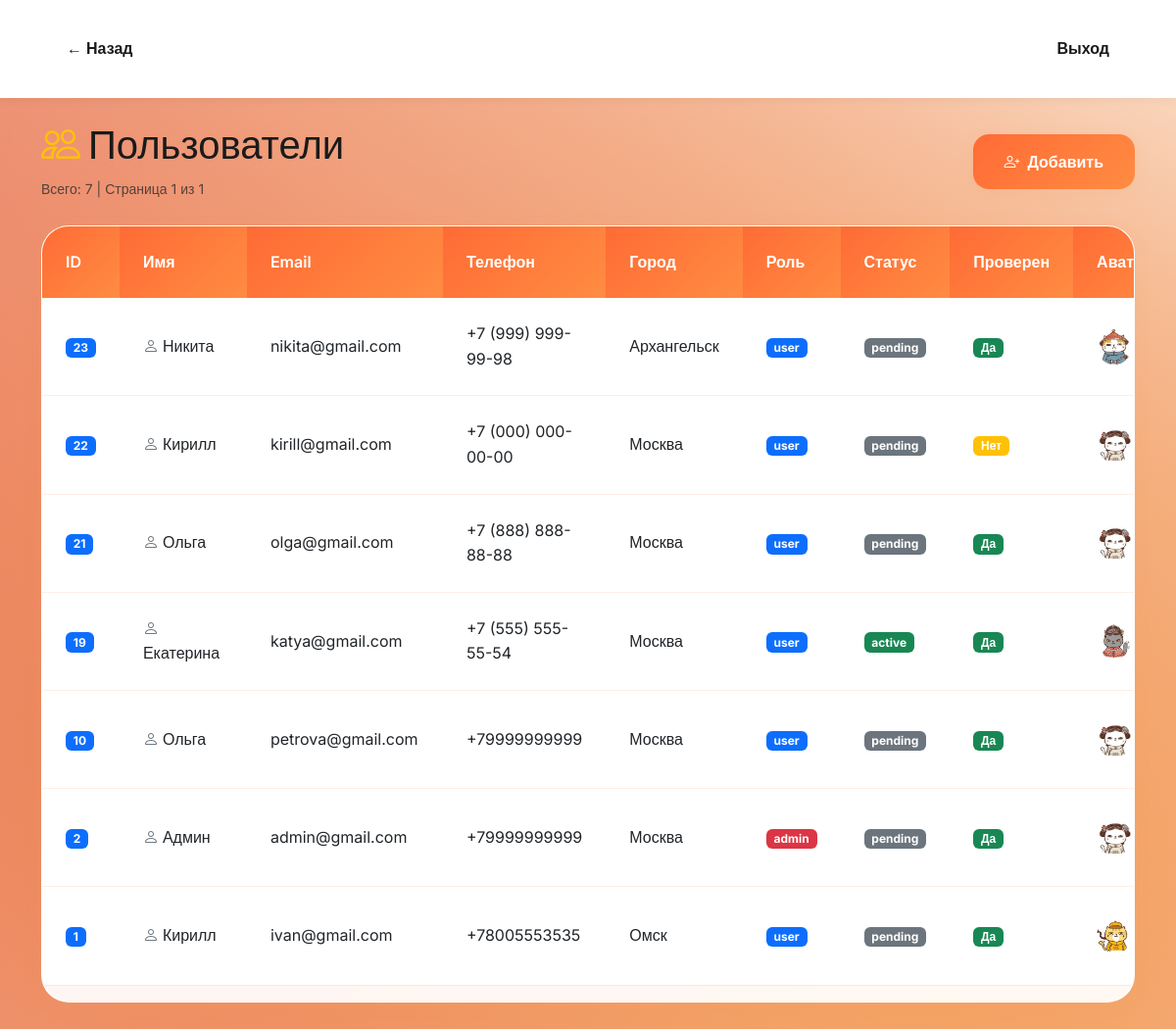
Screenshot of /admin/users.php (signed in) with the database file from the repository.
### tables this page shows
CREATE TABLE `users` (
  `id` int NOT NULL,
  `name` varchar(50) NOT NULL,
  `email` varchar(50) NOT NULL,
  `phone` varchar(50) NOT NULL,
  `city` varchar(50) NOT NULL,
  `password_hash` varchar(255) NOT NULL,
  `role` varchar(20) DEFAULT 'user',
  `status` enum('pending','active','blocked') DEFAULT 'pending',
  `avatar` varchar(100) NOT NULL DEFAULT 'avatar1.jpg',
  `created_at` timestamp NULL DEFAULT CURRENT_TIMESTAMP,
  `verified` tinyint(1) DEFAULT '0',
  `verify_token` varchar(64) DEFAULT NULL
);

### admin/users.php (the view, shortened to what this page needs)
<?php
$conn = connect();
$page = (int)($_GET['page'] ?? 1);
$per_page = 10;
$offset = ($page - 1) * $per_page;
$total_stmt = mysqli_prepare($conn, "SELECT COUNT(*) as total FROM users");
mysqli_stmt_execute($total_stmt);
$total = mysqli_fetch_assoc(mysqli_stmt_get_result($total_stmt))['total'];
$total_pages = max(1, ceil($total / $per_page));
$stmt = mysqli_prepare($conn, "SELECT * FROM users ORDER BY id DESC LIMIT ? OFFSET ?");
mysqli_stmt_bind_param($stmt, "ii", $per_page, $offset);
mysqli_stmt_execute($stmt);
$result = mysqli_stmt_get_result($stmt);
$users = [];
while ($row = mysqli_fetch_assoc($result)) {
    $users[] = $row;
}
?>
<!DOCTYPE html>
<html lang="ru">
<head>
    <link href="https://cdn.jsdelivr.net/npm/bootstrap@5.3.0/dist/css/bootstrap.min.css" rel="stylesheet">
    <link href="https://cdn.jsdelivr.net/npm/bootstrap-icons@1.11.0/font/bootstrap-icons.css" rel="stylesheet">
    <link rel="stylesheet" href="../assets/css/admin.css">
</head>
<body class="bg-light">
    <nav class="navbar">
        <div class="container">
            <div class="navbar-back"><a href="index.php">← Назад</a></div>
            <div class="navbar-logout"><a href="../actions/logout.php">Выход</a></div>
        </div>
    </nav>
    <div class="container mt-4">
        <div class="d-flex justify-content-between align-items-center mb-4">
            <div>
                <h1><i class="bi bi-people text-warning me-2"></i>Пользователи</h1>
                <small class="text-muted">Всего: <?= $total ?> | Страница <?= $page ?> из <?= $total_pages ?></small>
            </div>
            <button class="btn btn-add text-white" data-bs-toggle="modal" data-bs-target="#addUserModal">
                <i class="bi bi-person-plus me-2"></i>Добавить
            </button>
        </div>
        <div class="table-container">
            <div class="table-responsive">
                <table class="table table-hover">
                    <thead class="table-dark">
                        <tr>
                            <th style="width:60px;">ID</th>
                            <th style="min-width:130px;">Имя</th>
                            <th style="min-width:200px;">Email</th>
                            <th style="min-width:130px;">Телефон</th>
                            <th style="min-width:100px;">Город</th>
                            <th style="width:80px;">Роль</th>
                            <th style="width:85px;">Статус</th>
                            <th style="width:80px;">Проверен</th>
                            <th style="width:70px;">Аватар</th>
                        </tr>
                    </thead>
                    <tbody>
                        <?php if (empty($users)): ?>
                            <tr>
                                <td colspan="11" class="text-center py-5 text-muted">
                                    <i class="bi bi-people fs-1 mb-3 opacity-50"></i>
                                    Пользователи не найдены
                                </td>
                            </tr>
                        <?php else: ?>
                            <?php foreach ($users as $u): ?>
                                <tr class="align-middle">
                                    <td><strong class="badge bg-primary"><?= $u['id'] ?></strong></td>
                                    <td><i class="bi bi-person me-1 text-secondary"></i><?= htmlspecialchars($u['name']) ?></td>
                                    <td title="<?= htmlspecialchars($u['email']) ?>"><?= mb_strimwidth(htmlspecialchars($u['email']), 0, 35, "...") ?></td>
                                    <td><?= htmlspecialchars($u['phone'] ?: '-') ?></td>
                                    <td><?= htmlspecialchars($u['city'] ?: '-') ?></td>
                                    <td><span class="badge bg-<?= $u['role'] === 'admin' ? 'danger' : 'primary' ?>"><?= htmlspecialchars($u['role']) ?></span></td>
                                    <td><span class="badge bg-<?= $u['status'] === 'active' ? 'success' : 'secondary' ?>"><?= htmlspecialchars($u['status']) ?></span></td>
                                    <td><span class="badge bg-<?= $u['verified'] ? 'success' : 'warning' ?>"><?= $u['verified'] ? 'Да' : 'Нет' ?></span></td>
                                    <td>
                                        <?php if (!empty($u['avatar'])): ?>
                                            <img src="../assets/avatars/<?= htmlspecialchars($u['avatar']) ?>" alt="Аватар" class="rounded-circle avatar-img">
                                        <?php else: ?>
                                            <span class="text-muted">-</span>
                                        <?php endif; ?>
                                    </td>
                                </tr>
                            <?php endforeach; ?>
                        <?php endif; ?>
                    </tbody>
                </table>
            </div>
        </div>
    </div>
</body>
</html>

### assets/css/admin.css (style rules this page uses)
:root { --orange-light: #FF8C42; --orange-dark: #FF6B35; --white: #FFFFFF; --text-dark: #1A1A1A; --text-light: #4b5563; --text-secondary: #6b7280; --glass-bg: rgba(255, 255, 255, 0.92); --glass-border: rgba(255, 255, 255, 0.7); --btn-shadow: 0 4px 16px rgba(244, 162, 97, 0.16); --gradient-bg: radial-gradient(at 81.4% 87.2%, hsla(26.5, 87%, 67%, 0.2) 0%, transparent 50%), radial-gradient(at 27.3% 73.8%, hsla(12, 76%, 61%, 0.2) 0%, transparent 50%); }
* { box-sizing: border-box; }
body { margin: 0; font-family: "Inter", sans-serif; background-image: radial-gradient(at 81.41585559577926% 87.24152011479555%, hsla(26.530612244897956, 86.98224852071009%, 66.86274509803923%, 1) 0%, hsla(26.530612244897956, 86.98224852071009%, 66.86274509803923%, 0) 100%), radial-gradient(at 27.325489547761283% 73.79934093135628%, hsla(12.000000000000002, 75.75757575757575%, 61.1764705882353%, 1) 0%, hsla(12.000000000000002, 75.75757575757575%, 61.1764705882353%, 0) 100%), radial-gradient(at 93.6572444855945% 1.4726311627847433%, hsla(0, 0%, 100%, 1) 0%, hsla(0, 0%, 100%, 0) 100%), radial-gradient(at 75.2353388571488% 48.14849472457675%, hsla(26.530612244897956, 86.98224852071009%, 66.86274509803923%, 1) 0%, hsla(26.530612244897956, 86.98224852071009%, 66.86274509803923%, 0) 100%), radial-gradient(at 10.995361390066938% 17.215393127398826%, hsla(12.000000000000002, 75.75757575757575%, 61.1764705882353%, 1) 0%, hsla(12.000000000000002, 75.75757575757575%, 61.1764705882353%, 0) 100%), radial-gradient(at 98.29202156447458% 53.08145861590824%, hsla(0, 0%, 100%, 1) 0%, hsla(0, 0%, 100%, 0) 100%), radial-gradient(at 35.757597791618714% 28.866688018981467%, hsla(26.530612244897956, 86.98224852071009%, 66.86274509803923%, 1) 0%, hsla(26.530612244897956, 86.98224852071009%, 66.86274509803923%, 0) 100%), radial-gradient(at 87.87554192602587% 28.350994031499443%, hsla(12.000000000000002, 75.75757575757575%, 61.1764705882353%, 1) 0%, hsla(12.000000000000002, 75.75757575757575%, 61.1764705882353%, 0) 100%), radial-gradient(at 69.21266343967773% 90.97332350371691%, hsla(0, 0%, 100%, 1) 0%, hsla(0, 0%, 100%, 0) 100%), radial-gradient(at 94.63200547956538% 88.4201213723785%, hsla(26.530612244897956, 86.98224852071009%, 66.86274509803923%, 1) 0%, hsla(26.530612244897956, 86.98224852071009%, 66.86274509803923%, 0) 100%); color: var(--text-dark); line-height: 1.6; position: relative; }
.table-responsive { max-height: 70vh; overflow-y: auto; }
.table th { position: sticky; top: 0; z-index: 10; background: linear-gradient(135deg, var(--orange-dark), var(--orange-light)) !important; color: white !important; }
.navbar { display: flex; justify-content: center; background: var(--white); padding: 1rem 2rem; box-shadow: 0 2px 10px rgba(0, 0, 0, 0.05); font-family: "Inter", sans-serif; min-height: 100px; }
nav .container { max-width: 1200px; }
.navbar-logout a { padding: 1rem 1.5rem; border-radius: 12px; transition: all 0.25s ease; font-weight: 600; font-size: 1rem; color: var(--text-dark); text-decoration: none; }
.navbar-back a { padding: 1rem 1.5rem; border-radius: 12px; transition: all 0.25s ease; font-weight: 600; font-size: 1rem; color: var(--text-dark); text-decoration: none; }
.table-container { background: var(--glass-bg) !important; backdrop-filter: blur(24px) !important; border: 1px solid var(--glass-border) !important; border-radius: 28px !important; box-shadow: var(--btn-shadow) !important; overflow: hidden !important; margin-bottom: 2rem !important; }
.table thead th { background: linear-gradient(135deg, var(--orange-dark), var(--orange-light)) !important; color: white !important; font-weight: 600 !important; padding: 1.5rem 1.5rem !important; border: none !important; }
.table td { padding: 1.5rem !important; border-bottom: 1px solid rgba(255, 140, 66, 0.15) !important; }

### admin/users.php (style rules this page uses)
.table-responsive { max-height: calc(100vh - 220px); overflow: auto; }
.table th { position: sticky; top: 0; z-index: 10; background: linear-gradient(135deg, var(--orange-dark), var(--orange-light)) !important; color: white !important; font-weight: 600; }
.btn-add { background: linear-gradient(135deg, var(--orange-dark), var(--orange-light)); border: none; font-weight: 600; padding: 1rem 2rem; border-radius: 16px; box-shadow: var(--btn-shadow); }
.avatar-img { width: 36px; height: 36px; object-fit: cover; }

### rows the page displays
users: id "23", name "Никита", email "nikita@gmail.com", phone "+7 (999) 999-99-98", city "Архангельск", role "user", status "pending", verified "Да", avatar (picture)
users: id "22", name "Кирилл", email "kirill@gmail.com", phone "+7 (000) 000-00-00", city "Москва", role "user", status "pending", verified "Нет", avatar (picture)
users: id "21", name "Ольга", email "olga@gmail.com", phone "+7 (888) 888-88-88", city "Москва", role "user", status "pending", verified "Да", avatar (picture)
users: id "19", name "Екатерина", email "katya@gmail.com", phone "+7 (555) 555-55-54", city "Москва", role "user", status "active", verified "Да", avatar (picture)
users: id "10", name "Ольга", email "petrova@gmail.com", phone "+79999999999", city "Москва", role "user", status "pending", verified "Да", avatar (picture)
users: id "2", name "Админ", email "admin@gmail.com", phone "+79999999999", city "Москва", role "admin", status "pending", verified "Да", avatar (picture)
users: id "1", name "Кирилл", email "ivan@gmail.com", phone "+78005553535", city "Омск", role "user", status "pending", verified "Да", avatar (picture)

### other values shown
$total "7"
$page "1"
$total_pages "1"
